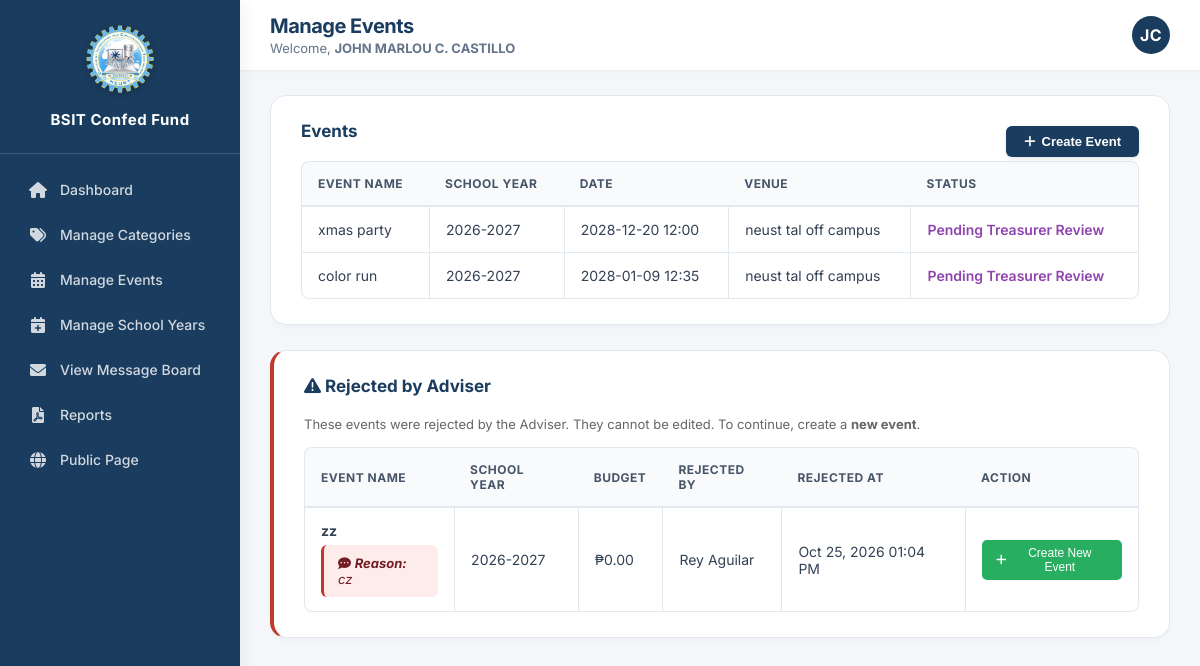
Page /admin/officer/manage_events.php (signed in) on the committed database.
### tables this page shows
CREATE TABLE `settings` (
  `id` int(11) NOT NULL DEFAULT 1,
  `org_name` varchar(100) NOT NULL DEFAULT 'BSIT Confederation',
  `org_short_name` varchar(50) NOT NULL DEFAULT 'BSIT Confed Fund',
  `logo_path` varchar(255) NOT NULL DEFAULT 'assets/images/logo.png.webp',
  `primary_color` varchar(7) NOT NULL DEFAULT '#1a3c5e',
  `recovery_key` varchar(100) NOT NULL DEFAULT 'BSIT-ADMIN-2026'
);

CREATE TABLE `events` (
  `id` int(11) NOT NULL,
  `name` varchar(100) NOT NULL,
  `description` text DEFAULT NULL,
  `purpose` text DEFAULT NULL,
  `school_year` varchar(20) NOT NULL,
  `event_datetime` datetime DEFAULT NULL,
  `venue` varchar(255) DEFAULT NULL,
  `expected_participants` int(11) DEFAULT NULL,
  `proposed_activities` text DEFAULT NULL,
  `initial_requirements` text DEFAULT NULL,
  `created_at` datetime DEFAULT current_timestamp(),
  `status` enum('pending','approved','denied','pending_budget_planning','pending_treasurer_review','pending_adviser_review','adviser_rejected','budget_approved','returned_for_revision','funds_released','event_ongoing','event_completed','pending_liquidation','pending_audit','audited_compliant','audited_with_findings','closed') NOT NULL DEFAULT 'pending_budget_planning',
  `created_by` int(11) DEFAULT NULL,
  `reviewed_by` int(11) DEFAULT NULL,
  `reviewed_at` datetime DEFAULT NULL,
  `review_comment` text DEFAULT NULL
);

CREATE TABLE `event_budgets` (
  `id` int(11) NOT NULL,
  `event_id` int(11) DEFAULT NULL,
  `school_year` varchar(20) DEFAULT NULL,
  `budget_name` varchar(100) NOT NULL,
  `allocated_amount` decimal(10,2) NOT NULL,
  `notes` text DEFAULT NULL,
  `attachments` varchar(255) DEFAULT NULL,
  `category_id` int(11) DEFAULT NULL,
  `status` enum('draft','pending_treasurer_review','pending_adviser_review','adviser_rejected','returned_for_revision','approved','denied') NOT NULL DEFAULT 'draft',
  `created_by` int(11) NOT NULL,
  `reviewed_by` int(11) DEFAULT NULL,
  `reviewed_at` datetime DEFAULT NULL,
  `review_comment` text DEFAULT NULL,
  `adviser_reviewed_by` int(11) DEFAULT NULL,
  `adviser_reviewed_at` datetime DEFAULT NULL,
  `adviser_comment` text DEFAULT NULL,
  `created_at` datetime DEFAULT current_timestamp(),
  `updated_at` datetime DEFAULT NULL ON UPDATE current_timestamp(),
  `mayor_created_by` int(11) DEFAULT NULL
);

CREATE TABLE `adviser_account` (
  `id` int(11) NOT NULL,
  `username` varchar(50) NOT NULL,
  `password_hash` varchar(255) NOT NULL,
  `name` varchar(100) NOT NULL,
  `created_at` datetime DEFAULT current_timestamp(),
  `profile_picture` varchar(255) DEFAULT NULL
);

### admin/officer/manage_events.php (the view, shortened to what this page needs)
<?php
require_once '../../includes/auth.php';
require_once '../../includes/functions.php';
$events = $pdo->query(
    "SELECT e.*, o.name AS created_by_name
     FROM events e
     LEFT JOIN officers o ON e.created_by = o.id
     WHERE e.status NOT IN ('adviser_rejected', 'closed')
     ORDER BY e.created_at DESC"
)->fetchAll();
$rejectedEvents = $pdo->query(
    "SELECT e.*, o.name AS created_by_name,
            eb.adviser_comment, eb.adviser_reviewed_at,
            a.name AS adviser_name
     FROM events e
     LEFT JOIN officers o ON e.created_by = o.id
     LEFT JOIN event_budgets eb ON eb.event_id = e.id
     LEFT JOIN adviser_account a ON eb.adviser_reviewed_by = a.id
     WHERE e.status = 'adviser_rejected'
     ORDER BY eb.adviser_reviewed_at DESC"
)->fetchAll();
?>
<!DOCTYPE html>
<html>
<head>
    <link rel="stylesheet" href="../../assets/css/officer.css">
    <link rel="stylesheet" href="https://cdnjs.cloudflare.com/ajax/libs/font-awesome/6.0.0-beta3/css/all.min.css">
</head>
<body>
<?php include $_SERVER['DOCUMENT_ROOT'] . '/bsit-fund-system-v2/includes/sidebar.php'; ?>
<div class="main-area">
    <?php
    $pageSubtitle = 'Welcome, <strong>' . htmlspecialchars($_SESSION['officer_name']) . '</strong>';
    include $_SERVER['DOCUMENT_ROOT'] . '/bsit-fund-system-v2/includes/topbar.php';
    ?>
    <div class="page-content">
        <div class="card">
            <div style="display:flex; justify-content:space-between; align-items:center;">
                <h3>Events</h3>
                <button class="btn-add" onclick="openModal()"><i class="fas fa-plus"></i> Create Event</button>
            </div>
            <?php if (count($events) == 0): ?>
                <p>No events yet.</p>
            <?php else: ?>
                <table>
                    <tr><th>Event Name</th><th>School Year</th><th>Date</th><th>Venue</th><th>Status</th></tr>
                    <?php foreach ($events as $ev): ?>
                    <tr>
                        <td><?= htmlspecialchars($ev['name']) ?></td>
                        <td><?= htmlspecialchars($ev['school_year']) ?></td>
                        <td><?= $ev['event_datetime'] ? date('Y-m-d H:i', strtotime($ev['event_datetime'])) : '—' ?></td>
                        <td><?= htmlspecialchars($ev['venue'] ?? '—') ?></td>
                        <td class="badge-<?= $ev['status'] ?>"><?= ucwords(str_replace('_', ' ', $ev['status'])) ?></td>
                    </tr>
                    <?php endforeach; ?>
                </table>
            <?php endif; ?>
        </div>
        <?php if (count($rejectedEvents) > 0): ?>
        <div class="card rejected-section">
            <h3><i class="fas fa-exclamation-triangle"></i> Rejected by Adviser</h3>
            <p style="color:#666; font-size:13px; margin-bottom:15px;">
                These events were rejected by the Adviser. They cannot be edited. To continue, create a <strong>new event</strong>.
            </p>
            <table>
                <tr>
                    <th>Event Name</th>
                    <th>School Year</th>
                    <th>Budget</th>
                    <th>Rejected By</th>
                    <th>Rejected At</th>
                    <th>Action</th>
                </tr>
                <?php foreach ($rejectedEvents as $ev): ?>
                <tr>
                    <td>
                        <strong><?= htmlspecialchars($ev['name']) ?></strong>
                        <?php if (!empty($ev['adviser_comment'])): ?>
                            <div class="rejection-reason">
                                <i class="fas fa-comment-dots"></i>
                                <strong>Reason:</strong> <?= htmlspecialchars($ev['adviser_comment']) ?>
                            </div>
                        <?php endif; ?>
                    </td>
                    <td><?= htmlspecialchars($ev['school_year']) ?></td>
                    <td>₱<?= number_format($ev['allocated_amount'] ?? 0, 2) ?></td>
                    <td><?= htmlspecialchars($ev['adviser_name'] ?? 'Adviser') ?></td>
                    <td><?= $ev['adviser_reviewed_at'] ? date('M d, Y h:i A', strtotime($ev['adviser_reviewed_at'])) : '—' ?></td>
                    <td>
                        <button type="button" class="btn-new-event" onclick="openModal()">
                            <i class="fas fa-plus"></i> Create New Event
                        </button>
                    </td>
                </tr>
                <?php endforeach; ?>
            </table>
        </div>
        <?php endif; ?>
    </div>
</div>
</body>
</html>

### includes/sidebar.php (shortened to what this page needs)
<?php
require_once __DIR__ . '/functions.php';
$base = '/bsit-fund-system-v2';
$isAdviser = isset($_SESSION['adviser_id']);
$position = $_SESSION['officer_position'] ?? '';
$sysSettings = getSettings($pdo);
$sysLogo = $base . '/' . ltrim($sysSettings['logo_path'], '/');
$sysName = $sysSettings['org_short_name'] ?? 'BSIT Confed Fund';
?>
<div class="sidebar" id="appSidebar">
    <div class="logo">
        <img src="<?= $sysLogo ?>" alt="Logo">
        <span><?= htmlspecialchars($sysName) ?></span>
    </div>
    <div class="nav-menu">
        <?php if ($isAdviser): ?>
            <a href="<?= $base ?>/admin/adviser/dashboard.php"><i class="fas fa-home"></i> Dashboard</a>
            <a href="<?= $base ?>/admin/adviser/review.php"><i class="fas fa-check-circle"></i> Review</a>
            <a href="<?= $base ?>/admin/adviser/budget_approvals.php"><i class="fas fa-wallet"></i> Budget Approvals</a>
            <a href="<?= $base ?>/admin/adviser/final_approval.php"><i class="fas fa-file-signature"></i> Final Approval</a>
            <a href="<?= $base ?>/admin/adviser/inquiries.php"><i class="fas fa-comments"></i> Inquiries</a>
            <a href="<?= $base ?>/admin/adviser/manage_accounts.php"><i class="fas fa-users-cog"></i> Manage Accounts</a>
            <a href="<?= $base ?>/admin/adviser/config_approvals.php"><i class="fas fa-check-double"></i> Configuration Approvals</a>
            <a href="<?= $base ?>/admin/download_report.php"><i class="fas fa-file-pdf"></i> Reports</a>
            <a href="<?= $base ?>/admin/adviser/customization.php"><i class="fas fa-palette"></i> Customization</a>
        <?php elseif ($position === 'Mayor'): ?>
            <a href="<?= $base ?>/admin/officer/dashboard.php"><i class="fas fa-home"></i> Dashboard</a>
            <a href="<?= $base ?>/admin/officer/manage_categories.php"><i class="fas fa-tags"></i> Manage Categories</a>
            <a href="<?= $base ?>/admin/officer/manage_events.php"><i class="fas fa-calendar-alt"></i> Manage Events</a>
            <a href="<?= $base ?>/admin/officer/manage_school_years.php"><i class="fas fa-calendar-plus"></i> Manage School Years</a>
            <a href="<?= $base ?>/admin/officer/view_message_board.php"><i class="fas fa-envelope"></i> View Message Board</a>
            <a href="<?= $base ?>/admin/download_report.php"><i class="fas fa-file-pdf"></i> Reports</a>
        <?php endif; ?>
        <a href="<?= $base ?>/public/index.php"><i class="fas fa-globe"></i> Public Page</a>
    </div>
</div>

### assets/css/officer.css (style rules this page uses)
* { margin: 0; padding: 0; box-sizing: border-box; }
body { font-family: 'Inter', 'Segoe UI', Arial, sans-serif; background: #f4f6f9; color: #334155; -webkit-font-smoothing: antialiased; }
.sidebar { position: fixed; left: 0; top: 0; width: 240px; height: 100vh; background: var(--theme-primary, #1a3c5e); color: #fff; display: flex; flex-direction: column; box-shadow: 4px 0 15px rgba(0,0,0,0.05); z-index: 1000; transition: background-color 0.3s ease; }
.sidebar .logo { padding: 24px 20px; text-align: center; border-bottom: 1px solid rgba(255, 255, 255, 0.1); }
.sidebar .logo img { width: 70px; height: auto; margin-bottom: 12px; filter: drop-shadow(0 2px 4px rgba(0,0,0,0.2)); }
.sidebar .logo span { display: block; font-size: 15px; font-weight: 700; letter-spacing: 0.5px; }
.sidebar .nav-menu { flex: 1; padding: 15px 12px; overflow-y: auto; }
.sidebar .nav-menu a { display: flex; align-items: center; gap: 12px; color: rgba(255, 255, 255, 0.8); padding: 12px 16px; margin-bottom: 4px; text-decoration: none; border-radius: 8px; font-size: 14px; font-weight: 500; transition: all 0.2s ease; }
.sidebar .nav-menu a i { width: 20px; text-align: center; font-size: 16px; }
.main-area { margin-left: 240px; min-height: 100vh; display: flex; flex-direction: column; }
.page-content { padding: 25px 30px; flex: 1; }
.card { background: #ffffff; border-radius: 16px; border: 1px solid #e2e8f0; box-shadow: 0 4px 6px -1px rgba(0, 0, 0, 0.02), 0 2px 4px -1px rgba(0, 0, 0, 0.02); padding: 25px 30px; margin-bottom: 25px; transition: box-shadow 0.2s ease; }
.card h3 { color: #1e293b; font-size: 17px; font-weight: 700; margin-bottom: 20px; }
table { width: 100%; border-collapse: separate; border-spacing: 0; }
th { background: #f8fafc; color: #475569; text-align: left; padding: 14px 16px; font-size: 12px; font-weight: 700; text-transform: uppercase; letter-spacing: 0.5px; border-bottom: 2px solid #e2e8f0; border-top: 1px solid #e2e8f0; }
th:first-child { border-top-left-radius: 8px; border-left: 1px solid #e2e8f0; }
th:last-child { border-top-right-radius: 8px; border-right: 1px solid #e2e8f0; }
td { padding: 14px 16px; border-bottom: 1px solid #e2e8f0; border-left: 1px solid #e2e8f0; font-size: 14px; color: #334155; vertical-align: middle; }
td:last-child { border-right: 1px solid #e2e8f0; }
tr:last-child td:first-child { border-bottom-left-radius: 8px; }
tr:last-child td:last-child { border-bottom-right-radius: 8px; }
.btn-primary, .btn-add, .btn-submit { background: var(--theme-primary, #1a3c5e); color: white; padding: 10px 20px; border: none; border-radius: 8px; cursor: pointer; font-size: 13.5px; font-weight: 600; text-decoration: none; display: inline-flex; align-items: center; justify-content: center; gap: 8px; transition: all 0.2s ease; box-shadow: 0 2px 4px rgba(0,0,0,0.1); }

### admin/officer/manage_events.php (style rules this page uses)
.badge-pending_treasurer_review { color:#8e44ad; font-weight:600; }
.rejected-section { border-left: 4px solid #c0392b; }
.rejected-section h3 { color: #c0392b; }
.rejection-reason { background: #fdecea; border-left: 3px solid #c0392b; padding: 10px 14px; border-radius: 6px; font-size: 13px; color: #721c24; margin-top: 6px; font-style: italic; }
.btn-new-event { background: #27ae60; color: white; padding: 6px 14px; border: none; border-radius: 5px; cursor: pointer; font-size: 12px; text-decoration: none; display: inline-flex; align-items: center; gap: 5px; }

### includes/shared_ui.php (style rules this page uses)
.btn-add, .btn-primary, .btn-submit { background: #1a3c5e; color: #fff; padding: 8px 18px; border: none; border-radius: 6px; cursor: pointer; font-size: 13px; font-weight: 600; text-decoration: none; display: inline-flex; align-items: center; gap: 6px; transition: background 0.2s; }

### rows in the picture
settings: logo_path (picture), org_short_name "BSIT Confed Fund"
events: name "xmas party", school_year "2026-2027", event_datetime "2028-12-20 12:00", venue "neust tal off campus", status "Pending Treasurer Review"
events: name "color run", school_year "2026-2027", event_datetime "2028-01-09 12:35", venue "neust tal off campus", status "Pending Treasurer Review"
events: name "zz", event_budgets.adviser_comment "cz", school_year "2026-2027", allocated_amount "0.00", adviser_account.name "Rey Aguilar", event_budgets.adviser_reviewed_at "Oct 25, 2026 01:04 PM"

### other values in the picture
$pageTitle "Manage Events"
$_SESSION['officer_name'] "JOHN MARLOU C. CASTILLO"
$initials "JC"
